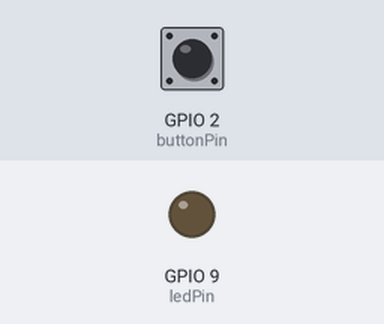
A program run on a simulated ESP32. Shown: output pins drawn as LEDs (lit = HIGH). Inputs (shaded band) come from the test bench; at power-on: GPIO 2 (buttonPin) HIGH. What the program prints to the serial monitor is not drawn.

Above: at 1.2 s.
1.3 s: GPIO 2 (buttonPin) pulled LOW for 0.15 s
At 2.5 s:
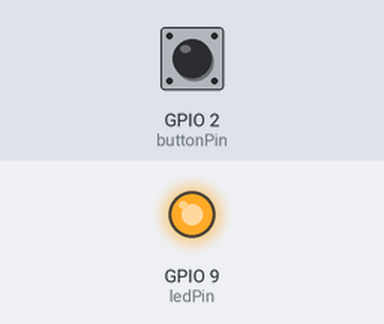
2.9 s: GPIO 2 (buttonPin) pulled LOW for 1 s
At 3.8 s:
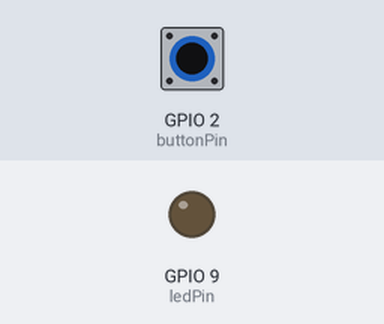
5.4 s: GPIO 2 (buttonPin) pulled LOW for 3.2 s
At 5.7 s:
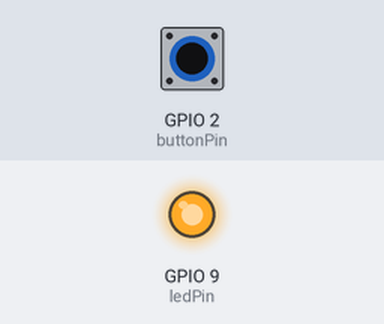
Timing chart, 0 to 8.4 s (numbered marks = the images above; inputs shaded):
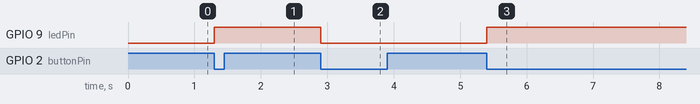

The program:

main.cpp
```cpp
#include <Arduino.h>

const int ledPin = 9;
const int buttonPin = 2;

volatile bool ledState = false;

void setup() {
    pinMode(ledPin, OUTPUT);
    pinMode(buttonPin, INPUT_PULLUP);

    attachInterrupt(digitalPinToInterrupt(buttonPin), toggleLED, FALLING);

    Serial.begin(9600);
    Serial.println("Press button to toggle LED with an interrupt");
}

void loop() {
    delay(100);
}

void toggleLED() {
    ledState = !ledState;
    digitalWrite(ledPin, ledState);
}
```

Measured:
- after the input at 1.3 s, GPIO 9 (ledPin): LOW → HIGH at once
- after the input at 2.9 s, GPIO 9 (ledPin): HIGH → LOW at once
- after the input at 5.4 s, GPIO 9 (ledPin): LOW → HIGH at once
